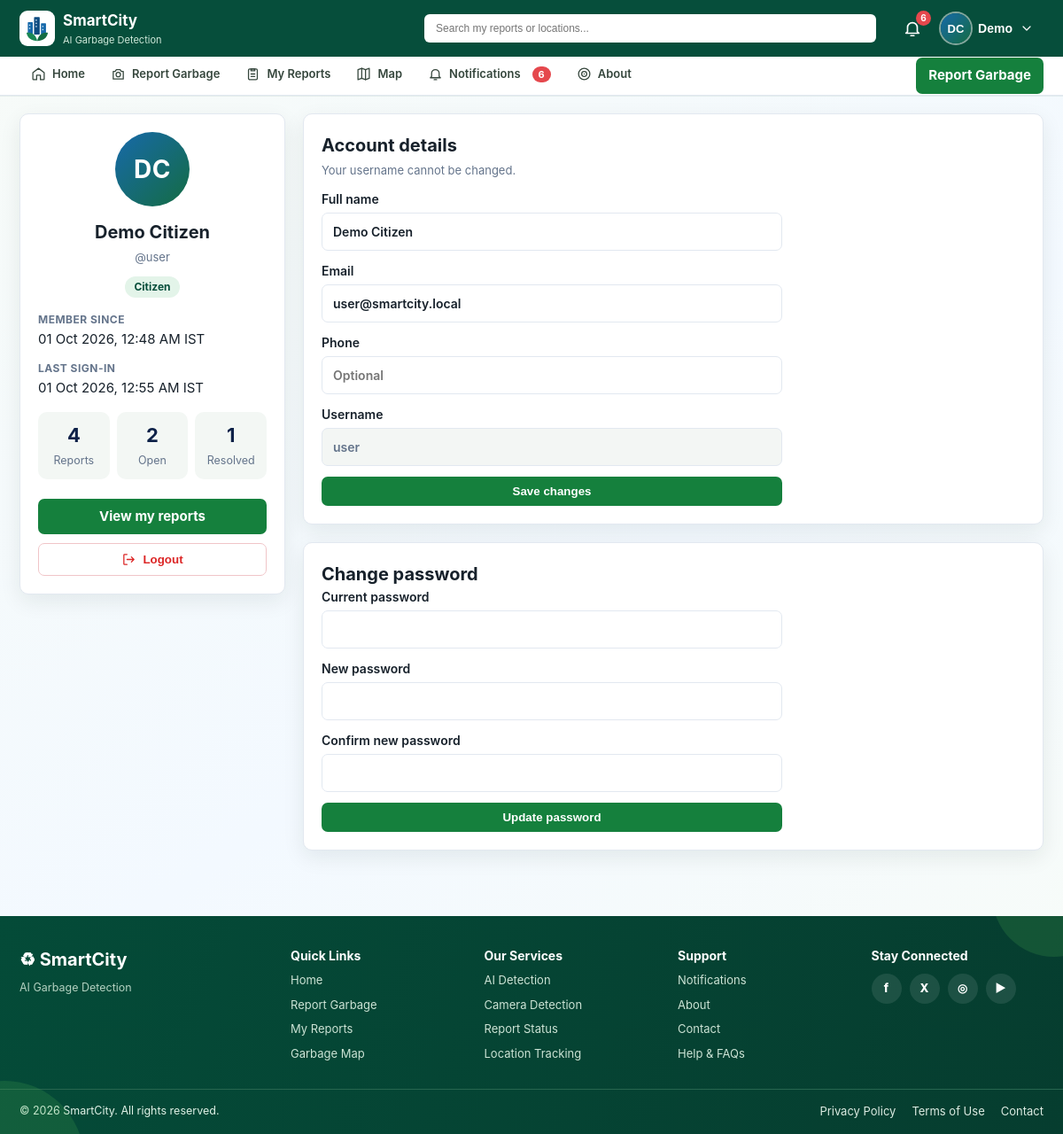
The app's page /profile (signed in), older data.
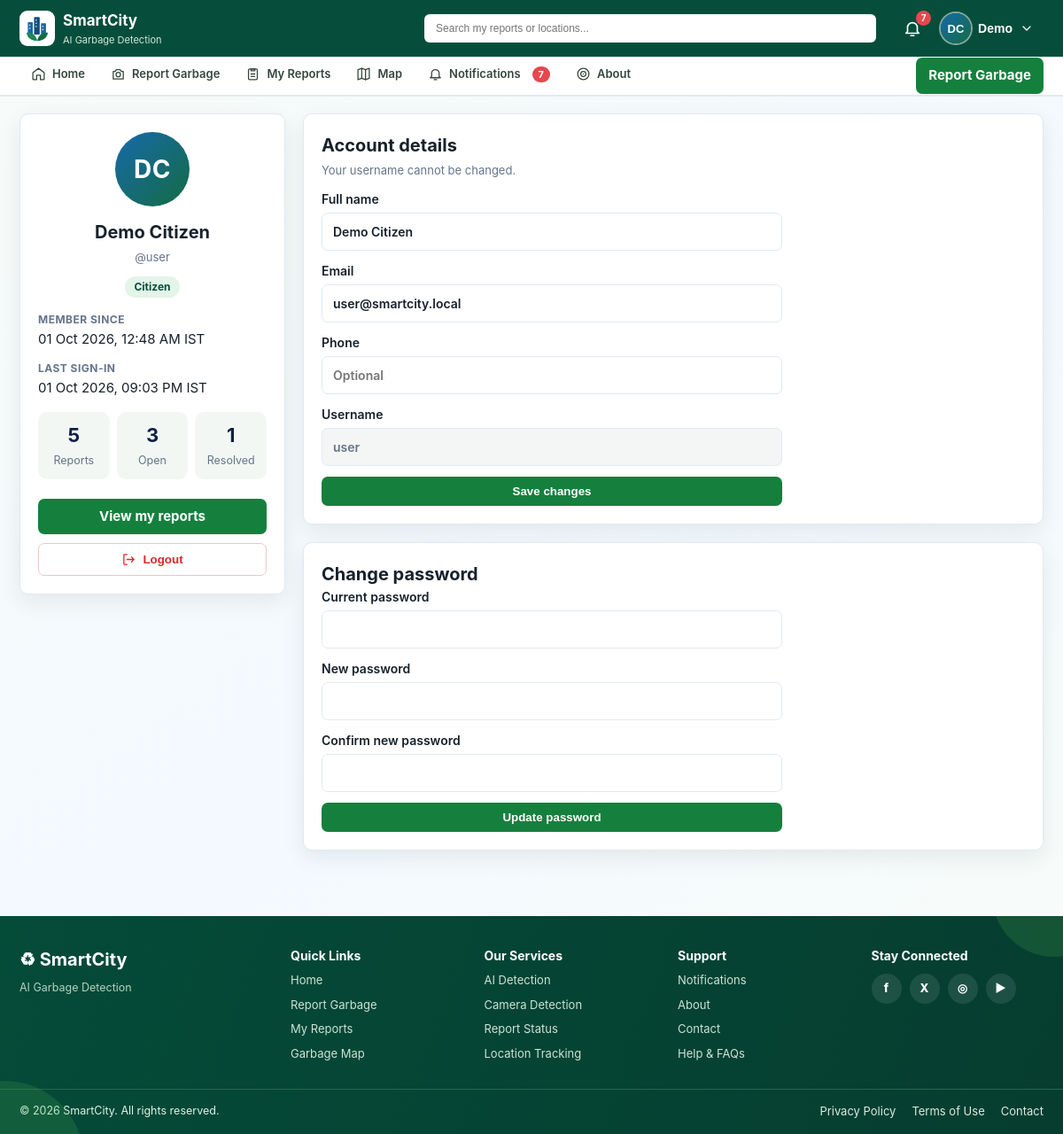
The same page, newer data.
### tables this page shows
CREATE TABLE users (
    id INTEGER PRIMARY KEY AUTOINCREMENT,
    username TEXT NOT NULL UNIQUE COLLATE NOCASE,
    email TEXT UNIQUE COLLATE NOCASE,
    full_name TEXT NOT NULL,
    phone TEXT,
    password_hash TEXT NOT NULL,
    role TEXT NOT NULL DEFAULT 'user' CHECK(role IN ('admin', 'user', 'staff')),
    is_active INTEGER NOT NULL DEFAULT 1,
    created_at TEXT NOT NULL DEFAULT CURRENT_TIMESTAMP,
    last_login_at TEXT
);

### app/main.py (the view, shortened to what this page needs)
    @app.route("/profile", methods=["GET", "POST"])
    @login_required
    def profile():
        errors = []
        summary = None if (is_admin() or g.user["role"] == auth.ROLE_STAFF) else db.user_summary(app.config["DATABASE"], g.user["id"])
        return render_template("profile.html", errors=errors, summary=summary,
                               total_users=db.count_users(app.config["DATABASE"], "user") if is_admin() else None)

### app/auth.py (called while the page is built)
def initials(name: str | None) -> str:
    parts = [p for p in (name or "").split() if p]
    if not parts:
        return "?"
    if len(parts) == 1:
        return parts[0][:2].upper()
    return (parts[0][0] + parts[-1][0]).upper()

def login_required(view):
    @wraps(view)
    def wrapped(*args, **kwargs):
        if g.user is None:
            if request.path.startswith("/api/"):
                return {"ok": False, "error": "Please sign in to continue."}, 401
            next_url = request.full_path.rstrip("?") if request.method == "GET" else None
            login_endpoint = LOGIN_ENDPOINTS[area_for_path(request.path)]
            return redirect(url_for(login_endpoint, next=next_url))
        return view(*args, **kwargs)
    return wrapped

### app/database/db.py (called while the page is built)
@contextmanager
def connect(database_path: str | Path):
    connection = sqlite3.connect(database_path)
    connection.row_factory = sqlite3.Row
    connection.execute("PRAGMA foreign_keys = ON")
    try:
        yield connection
        connection.commit()
    except Exception:
        connection.rollback()
        raise
    finally:
        connection.close()

### app/templates/profile.html (shortened to what this page needs)
{% extends layout %}{% from '_icons.html' import icon %}
{% block content %}
<section class="profile-layout">
  <aside class="panel profile-card"><span class="avatar xl">{{ user_initials }}</span><h2>{{ current_user['full_name'] }}</h2><p class="muted-note">@{{ current_user['username'] }}</p><span class="pill {{ 'progress' if is_admin else 'resolved' }}">{{ 'Administrator' if is_admin else 'Citizen' }}</span>
    <dl class="profile-facts"><dt>Member since</dt><dd>{{ current_user['created_at']|india_datetime }}</dd><dt>Last sign-in</dt><dd>{{ current_user['last_login_at']|india_datetime if current_user['last_login_at'] else 'This is your first sign-in' }}</dd></dl>
    {% if summary %}<div class="mini-stats"><div><b>{{ summary['total'] }}</b><small>Reports</small></div><div><b>{{ summary['pending'] + summary['in_progress'] }}</b><small>Open</small></div><div><b>{{ summary['resolved'] }}</b><small>Resolved</small></div></div><a class="button wide" href="{{ url_for('my_reports') }}">View my reports</a>{% elif is_admin %}<div class="mini-stats"><div><b>{{ total_users }}</b><small>Citizens</small></div></div>{% endif %}
    <form method="post" action="{{ url_for('logout') }}"><button class="button wide outline-danger" type="submit">{{ icon('logout', 17) }} Logout</button></form></aside>
  <div>
    <section class="panel"><h2>Account details</h2><p class="muted-note">Your username cannot be changed.</p>{% for e in errors %}<div class="alert error">{{ e }}</div>{% endfor %}
      <form method="post" class="stack-form"><label>Full name<input name="full_name" value="{{ request.form.get('full_name', current_user['full_name']) }}" required maxlength="80"></label><label>Email<input type="email" name="email" value="{{ request.form.get('email', current_user['email'] or '') }}" placeholder="you@example.com"></label><label>Phone<input name="phone" value="{{ request.form.get('phone', current_user['phone'] or '') }}" placeholder="Optional"></label><label>Username<input value="{{ current_user['username'] }}" disabled></label><button class="button" type="submit">Save changes</button></form></section>
    <section class="panel" id="password"><h2>Change password</h2>
      <form method="post" action="{{ url_for('change_password') }}" class="stack-form"><label>Current password<input type="password" name="current_password" autocomplete="current-password" required></label><label>New password<input type="password" name="new_password" autocomplete="new-password" minlength="6" required></label><label>Confirm new password<input type="password" name="confirm_password" autocomplete="new-password" minlength="6" required></label><button class="button" type="submit">Update password</button></form></section>
  </div>
</section>
{% endblock %}

### app/templates/_profile_menu.html (shortened to what this page needs)
{% from '_icons.html' import icon %}
{% if current_user %}
<div class="profile-menu" data-dropdown>
  <button class="profile-trigger" type="button" data-dropdown-toggle aria-haspopup="menu" aria-expanded="false" aria-label="Account menu">
    <span class="avatar">{{ user_initials }}</span>
    <span class="profile-name">{{ current_user['full_name'].split()[0] }}</span>
    {{ icon('chevron', 16) }}
  </button>
</div>
{% else %}
<div class="auth-links"><a class="button secondary" href="{{ url_for('login') }}">Login</a><a class="button" href="{{ url_for('register') }}">Register</a></div>
{% endif %}

Row changes from the older to the newer data that the page shows:
changed users "Demo Citizen": last_login_at|india_datetime "01 Oct 2026, 12:55 AM IST" → "01 Oct 2026, 09:03 PM IST"
Text that changed along with them:
{{ unread_notifications }}: "6" → "7"
{{ summary['total'] }}: "4" → "5"
{{ summary['pending'] + summary['in_progress'] }}: "2" → "3"
